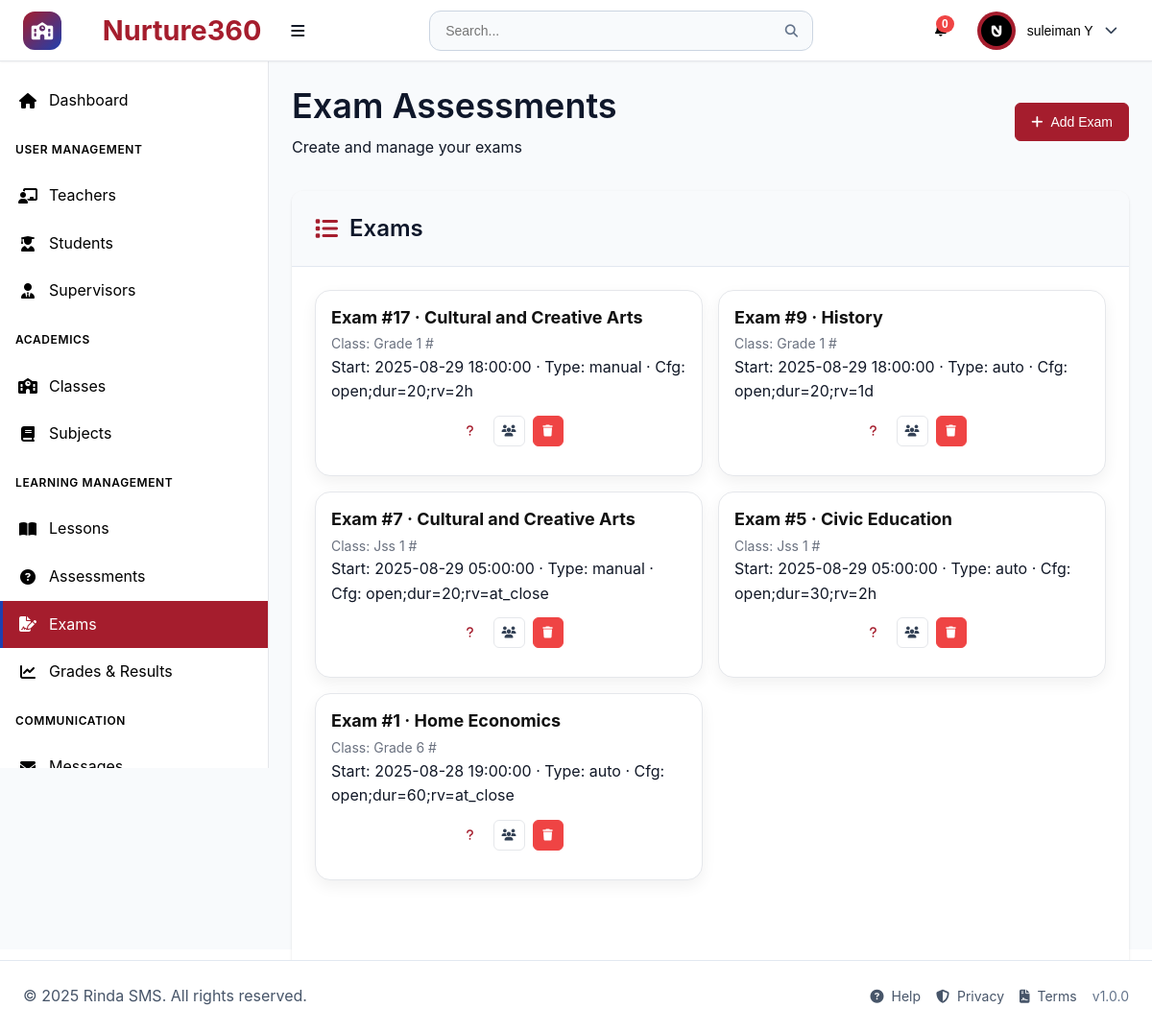
/pages/exams.php (signed in), run on the app's committed database.
### tables this page shows
CREATE TABLE `users` (
  `id` int(11) NOT NULL,
  `username` varchar(50) NOT NULL,
  `email` varchar(100) NOT NULL,
  `password_hash` varchar(255) NOT NULL,
  `first_name` varchar(50) NOT NULL,
  `last_name` varchar(50) NOT NULL,
  `role` enum('superadmin','teacher','student','supervisor') NOT NULL,
  `phone` varchar(20) DEFAULT NULL,
  `address` text DEFAULT NULL,
  `profile_image` varchar(255) DEFAULT NULL,
  `is_active` tinyint(1) DEFAULT 1,
  `email_verified` tinyint(1) DEFAULT 0,
  `two_factor_enabled` tinyint(1) DEFAULT 0,
  `last_login` datetime DEFAULT NULL,
  `created_at` timestamp NOT NULL DEFAULT current_timestamp(),
  `updated_at` timestamp NOT NULL DEFAULT current_timestamp() ON UPDATE current_timestamp()
);

CREATE TABLE `exam_assessments` (
  `exam_assessment_id` int(11) NOT NULL,
  `student_id` int(11) NOT NULL,
  `subject_id` int(11) NOT NULL,
  `class_id` int(11) NOT NULL,
  `type` varchar(255) NOT NULL,
  `status` varchar(255) NOT NULL,
  `timespan` timestamp NOT NULL DEFAULT current_timestamp()
);

CREATE TABLE `subjects` (
  `subject_id` int(11) NOT NULL,
  `class_id` int(11) DEFAULT NULL,
  `title` varchar(255) NOT NULL,
  `subject_code` varchar(20) DEFAULT NULL,
  `description` text DEFAULT NULL,
  `credits` int(11) DEFAULT 1,
  `is_active` tinyint(1) DEFAULT 1,
  `created_at` timestamp NOT NULL DEFAULT current_timestamp(),
  `updated_at` timestamp NOT NULL DEFAULT current_timestamp() ON UPDATE current_timestamp()
);

CREATE TABLE `classes` (
  `id` int(11) NOT NULL,
  `class_name` varchar(100) NOT NULL,
  `class_code` varchar(255) DEFAULT NULL,
  `virtual_link` varchar(500) DEFAULT NULL,
  `grade_level` int(11) DEFAULT NULL,
  `academic_year` varchar(10) DEFAULT NULL,
  `max_students` int(11) DEFAULT 30,
  `description` text DEFAULT NULL,
  `is_active` tinyint(1) DEFAULT 1,
  `created_at` timestamp NOT NULL DEFAULT current_timestamp(),
  `updated_at` timestamp NOT NULL DEFAULT current_timestamp() ON UPDATE current_timestamp()
);

### pages/exams.php (the view, shortened to what this page needs)
<?php
$pdo = getDBConnection();
$exams = $pdo->query("SELECT e.*, c.class_name,c.class_code, s.title AS subject_name, s.subject_code FROM exam_assessments e LEFT JOIN classes c ON c.id=e.class_id LEFT JOIN subjects s ON s.subject_id=e.subject_id WHERE e.student_id=0 ORDER BY e.exam_assessment_id DESC")->fetchAll();
include '../components/header.php';
?>
<div class="dashboard-container">
  <?php include '../components/sidebar.php'; ?>
  <main class="main-content">
    <div class="page-header">
      <div>
        <h1>Exam Assessments</h1>
        <div class="muted">Create and manage your exams</div>
      </div>
      <div>
        <button class="btn btn-primary" type="button" onclick="openAddExamModal()"><i class="fas fa-plus"></i> Add Exam</button>
      </div>
    </div>
    <div class="content-card">
      <div class="card-header">
        <h3><i class="fas fa-list"></i> Exams</h3>
      </div>
      <div class="card-content">
        <?php if (!$exams): ?>
          <div class="empty-state">No exams yet.</div>
        <?php else: ?>
          <div class="cards-grid" style="grid-template-columns: repeat(auto-fill, minmax(300px, 1fr));">
            <?php foreach ($exams as $E): ?>
              <div class="profile-card">
                <div class="profile-text">
                  <div class="profile-title-row">
                    <div class="profile-title">Exam #<?php echo (int)$E['exam_assessment_id']; ?> · <?php echo htmlspecialchars($E['subject_name'] ?? ''); ?></div>
                  </div>
                  <div class="profile-subtitle">Class: <?php echo htmlspecialchars(($E['class_name']??'').' #'.($E['class_code']??'')); ?></div>
                  <div class="muted">Start: <?php echo htmlspecialchars($E['timespan']); ?> · Type: <?php echo htmlspecialchars($E['type']); ?> · Cfg: <?php echo htmlspecialchars($E['status']); ?></div>
                </div>
                                  <div class="teacher-card-actions action-buttons centered">
                    <a class="btn btn-sm" title="Manage Questions" href="./exams_questions.php?subject_id=<?php echo (int)$E['subject_id']; ?>"><i class="fas fa-question"></i></a>
                    <a class="btn btn-sm btn-secondary" title="Submissions" href="./exam_submissions.php?exam_id=<?php echo (int)$E['exam_assessment_id']; ?>"><i class="fas fa-users"></i></a>
                    <form method="post" onsubmit="return confirm('Delete this exam?');">
                      <button class="btn btn-sm btn-error" type="submit"><i class="fas fa-trash"></i></button>
                    </form>
                  </div>
              </div>
            <?php endforeach; ?>
          </div>
        <?php endif; ?>
      </div>
    </div>
  </main>
</div>
<?php include '../components/footer.php'; ?>

### components/header.php (shortened to what this page needs)
<?php
require_once '../config/config.php';
$user_id = $_SESSION['user_id'] ?? null;
$first_name = $_SESSION['first_name'] ?? '';
$last_name = $_SESSION['last_name'] ?? '';
$user_role = $_SESSION['role'] ?? '';
$profile_image = '';
$profile_image_url = '';
try {
    $pdo = getDBConnection();
    $settings_stmt = $pdo->prepare("SELECT setting_key, setting_value FROM system_settings WHERE setting_key IN ('app_name', 'theme_primary_color', 'theme_secondary_color', 'theme_accent_color', 'theme_mode', 'app_logo', 'app_favicon', 'brand_display')");
    $settings_stmt->execute();
    $settings = [];
    while ($row = $settings_stmt->fetch()) {
        $settings[$row['setting_key']] = $row['setting_value'];
    }
    if ($user_id) {
        $uStmt = $pdo->prepare("SELECT profile_image FROM users WHERE id = ? LIMIT 1");
        $uStmt->execute([$user_id]);
        $uRow = $uStmt->fetch();
        if ($uRow && !empty($uRow['profile_image'])) {
            $profile_image = $uRow['profile_image'];
        }
    }
} catch (PDOException $e) {
    $settings = [
        'app_name' => APP_NAME,
        'theme_primary_color' => DEFAULT_PRIMARY_COLOR,
        'theme_mode' => 'light'
    ];
}
$app_name = $settings['app_name'] ?? APP_NAME;
$theme_mode = $settings['theme_mode'] ?? 'light';
$app_logo = $settings['app_logo'] ?? '';
$brand_display = $settings['brand_display'] ?? 'both';
$hasLogo = !empty($app_logo);
$mode = in_array($brand_display, ['logo','name','both'], true) ? $brand_display : 'both';
$showLogo = $hasLogo && ($mode === 'logo' || $mode === 'both');
$showName = ($mode === 'name' || $mode === 'both');
$showIcon = !$showLogo;
if (!empty($profile_image)) {
    if (preg_match('/^https?:\/\//i', $profile_image)) {
        $profile_image_url = $profile_image;
    } else {
        if ($user_role === 'teacher') {
            $profile_image_url = '../uploads/teachers/' . rawurlencode($profile_image);
        } else {
            $profile_image_url = '../uploads/users/' . rawurlencode($profile_image);
        }
    }
}
?>
<!DOCTYPE html>
<html lang="en" data-theme="<?php echo $theme_mode; ?>">
<head>
    <link rel="stylesheet" href="../assets/css/main.css">
    <link rel="stylesheet" href="../assets/css/components.css">
    <link rel="stylesheet" href="../assets/css/dashboard.css">
    <link rel="stylesheet" href="https://cdnjs.cloudflare.com/ajax/libs/font-awesome/6.4.0/css/all.min.css">
</head>
<body class="role-<?php echo htmlspecialchars($user_role); ?>">
    <header class="header">
        <div class="header-left">
            <?php if ($showIcon): ?>
            <div class="school-icon">
                <i class="fas fa-school"></i>
            </div>
            <?php endif; ?>
            <div class="logo">
                <?php if ($showName): ?>
                    <h1 style="margin-left: 8px; display:inline-block;">&nbsp;<?php echo htmlspecialchars($app_name); ?></h1>
                <?php endif; ?>
                <button class="desktop-toggle" id="desktopSidebarToggle" title="Toggle sidebar">
                    <i class="fas fa-bars"></i>
                </button>
            </div>
        </div>
        <div class="header-center">
            <div class="search-bar">
                <input type="text" placeholder="Search..." id="globalSearch">
                <button type="button">
                    <i class="fas fa-search"></i>
                </button>
            </div>
        </div>
        <div class="header-right">
            <div class="header-actions">
                <div class="notification-dropdown">
                    <button class="notification-btn" id="notificationBtn">
                        <span class="notification-badge" id="notificationBadge">0</span>
                    </button>
                </div>
                <div class="user-dropdown">
                    <button class="user-btn" id="userBtn">
                        <div class="user-avatar">
                            <?php if (!empty($profile_image_url)): ?>
                                <img src="<?php echo htmlspecialchars($profile_image_url); ?>" alt="Avatar" style="width:32px;height:32px;border-radius:50%;object-fit:cover;" onerror="this.style.display='none'; this.parentElement.innerHTML='\\u003ci class=\\'fas fa-user\\'\\u003e\\u003c/i\\u003e';">
                            <?php else: ?>
                                <i class="fas fa-user"></i>
                            <?php endif; ?>
                        </div>
                        <span class="user-name"><?php echo $first_name . ' ' . $last_name; ?></span>
                        <i class="fas fa-chevron-down"></i>
                    </button>
                </div>
            </div>
        </div>
    </header>

### assets/css/main.css (style rules this page uses)
:root { --primary-color: #2563eb; --primary-dark: #1e40af; --primary-light: #3b82f6; --secondary-color: #64748b; --accent-color: #f59e0b; --success-color: #10b981; --warning-color: #f59e0b; --error-color: #ef4444; --info-color: #06b6d4; --white: #ffffff; --gray-50: #f8fafc; --gray-100: #f1f5f9; --gray-200: #e2e8f0; --gray-300: #cbd5e1; --gray-400: #94a3b8; --gray-500: #64748b; --gray-600: #475569; --gray-700: #334155; --gray-800: #1e293b; --gray-900: #0f172a; --font-family: 'Inter', -apple-system, BlinkMacSystemFont, 'Segoe UI', Roboto, sans-serif; --font-size-xs: 0.75rem; --font-size-sm: 0.875rem; --font-size-base: 1rem; --font-size-lg: 1.125rem; --font-size-xl: 1.25rem; --font-size-2xl: 1.5rem; --font-size-3xl: 1.875rem; --font-size-4xl: 2.25rem; --spacing-1: 0.25rem; --spacing-2: 0.5rem; --spacing-3: 0.75rem; --spacing-4: 1rem; --spacing-5: 1.25rem; --spacing-6: 1.5rem; --spacing-8: 2rem; --spacing-10: 2.5rem; --spacing-12: 3rem; --spacing-16: 4rem; --spacing-20: 5rem; --shadow-sm: 0 1px 2px 0 rgb(0 0 0 / 0.05); --shadow: 0 1px 3px 0 rgb(0 0 0 / 0.1), 0 1px 2px -1px rgb(0 0 0 / 0.1); --shadow-md: 0 4px 6px -1px rgb(0 0 0 / 0.1), 0 2px 4px -2px rgb(0 0 0 / 0.1); --shadow-lg: 0 10px 15px -3px rgb(0 0 0 / 0.1), 0 4px 6px -4px rgb(0 0 0 / 0.1); --shadow-xl: 0 20px 25px -5px rgb(0 0 0 / 0.1), 0 8px 10px -6px rgb(0 0 0 / 0.1); --radius-sm: 0.25rem; --radius: 0.375rem; --radius-md: 0.5rem; --radius-lg: 0.75rem; --radius-xl: 1rem; --radius-2xl: 1.5rem; --transition: all 0.2s ease-in-out; --transition-fast: all 0.1s ease-in-out; --transition-slow: all 0.3s ease-in-out; --header-height: 4rem; --sidebar-width: 280px; --sidebar-collapsed-width: 80px; --content-max-width: 1200px; }
* { margin: 0; padding: 0; box-sizing: border-box; }
html { font-size: 16px; scroll-behavior: smooth; height: 100%; }
body { font-family: var(--font-family); font-size: var(--font-size-base); line-height: 1.6; color: var(--gray-800); background-color: var(--gray-50); -webkit-font-smoothing: antialiased; -moz-osx-font-smoothing: grayscale; min-height: 100vh; display: flex; flex-direction: column; }
@media (min-width: 769px) { body { padding-bottom: 80px; } }
h1, h2, h3, h4, h5, h6 { font-weight: 600; line-height: 1.25; margin-bottom: var(--spacing-4); color: var(--gray-900); }
h1 { font-size: var(--font-size-4xl); }
h3 { font-size: var(--font-size-2xl); }
a { color: var(--primary-color); text-decoration: none; transition: var(--transition); }
.btn { display: inline-flex; align-items: center; justify-content: center; gap: var(--spacing-2); padding: var(--spacing-3) var(--spacing-4); font-size: var(--font-size-sm); font-weight: 500; line-height: 1; border: 1px solid transparent; border-radius: var(--radius); cursor: pointer; transition: var(--transition); text-decoration: none; white-space: nowrap; user-select: none; }
.btn-primary { background-color: var(--primary-color); border-color: var(--primary-color); color: var(--white); }
.btn-secondary { background-color: var(--white); border-color: var(--gray-300); color: var(--gray-700); }
.btn-error { background-color: var(--error-color); border-color: var(--error-color); color: var(--white); }
.btn-sm { padding: var(--spacing-2) var(--spacing-3); font-size: var(--font-size-xs); }
.card-header { padding: var(--spacing-6); border-bottom: 1px solid var(--gray-200); background-color: var(--gray-50); }
.card-content { padding: var(--spacing-6); }

### data on the page
users: profile_image (picture)
exam_assessments: exam_assessment_id "17", subject.title "Cultural and Creative Arts", class.class_code "Grade 1 #", timespan "2025-08-29 18:00:00", type "manual", status "open;dur=20;rv=2h"
exam_assessments: exam_assessment_id "9", subject.title "History", class.class_code "Grade 1 #", timespan "2025-08-29 18:00:00", type "auto", status "open;dur=20;rv=1d"
exam_assessments: exam_assessment_id "7", subject.title "Cultural and Creative Arts", class.class_code "Jss 1 #", timespan "2025-08-29 05:00:00", type "manual", status "open;dur=20;rv=at_close"
exam_assessments: exam_assessment_id "5", subject.title "Civic Education", class.class_code "Jss 1 #", timespan "2025-08-29 05:00:00", type "auto", status "open;dur=30;rv=2h"
exam_assessments: exam_assessment_id "1", subject.title "Home Economics", class.class_code "Grade 6 #", timespan "2025-08-28 19:00:00", type "auto", status "open;dur=60;rv=at_close"

### other printed values
$app_name "Nurture360"
$first_name "suleiman"
$last_name "Y"
APP_NAME "Rinda SMS"
APP_VERSION "1.0.0"
